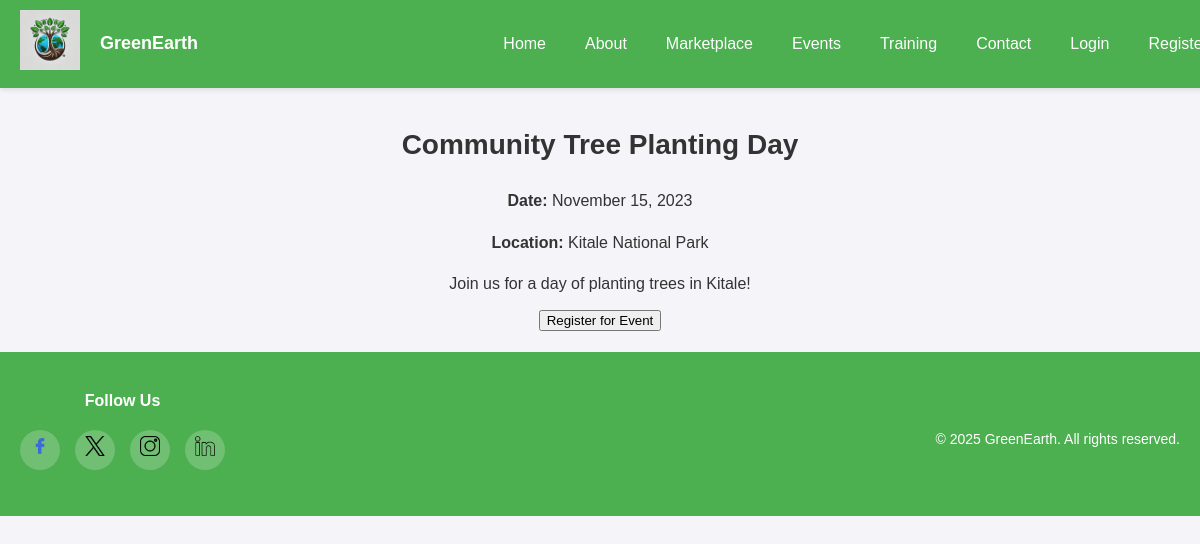
Page /event_details.php?id=1 on the committed database.
### tables this page shows
CREATE TABLE `events` (
  `id` int(11) NOT NULL,
  `title` varchar(255) NOT NULL,
  `description` text DEFAULT NULL,
  `location` varchar(255) DEFAULT NULL,
  `event_date` date DEFAULT NULL,
  `created_at` timestamp NOT NULL DEFAULT current_timestamp()
);

### event_details.php (the view, shortened to what this page needs)
<?php
include 'php/header.php';
if (isset($_GET['id'])) {
    $id = $_GET['id'];
    include 'php/db.php';
    $sql = "SELECT * FROM events WHERE id = ?";
    $stmt = $conn->prepare($sql);
    $stmt->bind_param("i", $id);
    $stmt->execute();
    $result = $stmt->get_result();
    if ($result->num_rows > 0) {
        $event = $result->fetch_assoc();
    } else {
        echo '<p>Event not found.</p>';
        exit;
    }
} else {
    echo '<p>No event ID provided.</p>';
    exit;
}
?>
<section class="event-details">
    <div class="details-header">
        <h1><?php echo htmlspecialchars($event['title']); ?></h1>
        <p><strong>Date:</strong> <?php echo date("F j, Y", strtotime($event['event_date'])); ?></p>
        <p><strong>Location:</strong> <?php echo htmlspecialchars($event['location']); ?></p>
    </div>
    <div class="details-content">
        <p><?php echo nl2br(htmlspecialchars($event['description'])); ?></p>
        <button onclick="registerForEvent(<?php echo $event['id']; ?>)">Register for Event</button>
    </div>
</section>
<?php include 'php/footer.php'; ?>

### css/styles.css (style rules this page uses)
body { margin-top: 80px; font-family: Arial, sans-serif; margin-left: 0; margin-right: 0; padding: 0; background-color: #f4f4f9; color: #333; line-height: 1.6; }
.details-header h1 { font-size: 28px; margin-bottom: 20px; }
.event-details { padding: 20px; text-align: center; }
.event-details h1 { font-size: 28px; margin-bottom: 20px; }
.event-details p { font-size: 16px; margin-bottom: 10px; }

### rows in the picture
events: title "Community Tree Planting Day", event_date "November 15, 2023", location "Kitale National Park", description "Join us for a day of planting trees in Kitale!"
